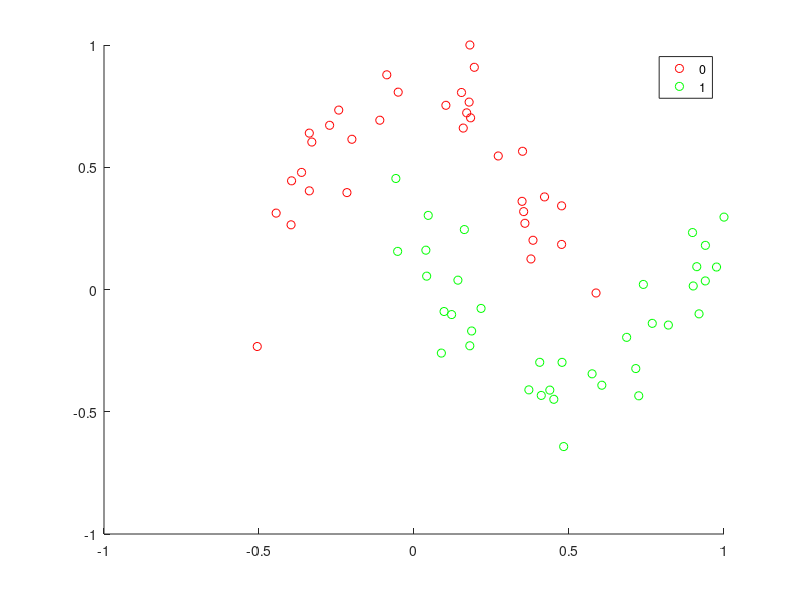

This figure's MATLAB source: (Note: this script raises an error after producing the figure.)
clc;
clear all;
close all;

%% load data set:
load('moondataX.mat');
moonX = moonX';
load('moondataY.mat');
moonY = double(moonY);
trainX = moonX(:, 1:70);
trainY = moonY(:, 1:70);
%% plot data:
figure()
gscatter(moonX(1,1:70), moonX(2,1:70), moonY(:,1:70), 'rgb');

%% initiate the network here:
% choose number of layers and neurons at each layer
% be carefull! select simplest model you can.
%  train on "trainX" and "trainY"
N_neuron = 4;
W1 = randn(N_neuron,2); %
b1 = randn(N_neuron,1); %
W2 = randn(1,N_neuron); %
b2 = randn(1,1); %
%------ add youre code here------ %
N_epoch = 100;
P_matrix = trainX;
T_matrix = trainY;
N_sample = size(P_matrix,2);
alpha = 5;
epsilon = 10^-3;
error_vec = zeros(N_epoch,1);
for epoch_index = 1 : N_epoch
    for index = 1 : N_sample
        % input and target
        sample = P_matrix(:,index);
        target = T_matrix(:,index);
        a0 = sample;
        
        % forward propagation
        n1 = W1 * a0 + b1;
        a1 = logsig(n1);
        n2 = W2 * a1 + b2;
        a2 = logsig(n2);
        
        % output and error
        output = a2;
        error = target - output;
        
        % backward propagation
        s2 = -2 * (a2 .* (1 - a2)) * error;
        % s2 = -2 * error;
        s1 = diag(a1 .* (ones(N_neuron,1) - a1)) * transpose(W2) * s2;
        
        % weight and bias update
        W2 = W2 - alpha * s2 * transpose(a1);
        b2 = b2 - alpha * s2;
        W1 = W1 - alpha * s1 * transpose(a0);
        b1 = b1 - alpha * s1;
    end
    A1 = logsig(W1 * P_matrix + repmat(b1,1,N_sample));
    A2 = logsig(W2 * A1 + repmat(b2,1,N_sample));
    all_error = A2 - T_matrix;
    % all_error = heaviside(A2 - 0.5) - T_matrix;
    error_vec(epoch_index,1) = norm(all_error,2);
    if (norm(all_error,2) < epsilon)
        break;
    end 
end
%%  predict output:
%------- add your code here------ %
testX = moonX(:, 71:100);
testY = moonY(:, 71:100);
y = zeros(1, 30);
for i = 1:30
    a0 = testX(:,i);
    a1 = logsig(W1 * a0 + b1);
    a2 = logsig(W2 * a1 + b2);
    y(:,i)  = a2;
end
y = heaviside(y - 0.5);
%% Evaluate by Confusion matrix:
confusionmat(moonY(71:end), y)
figure()
plot(error_vec)

%% plot output:
figure()
plotpv(moonX(:,71:end), moonY(:,71:end), [-1, 1, -1, 1])
hold on
gscatter(moonX(1,71:end), moonX(2,71:end), y, 'rgb');
title('predicted')

